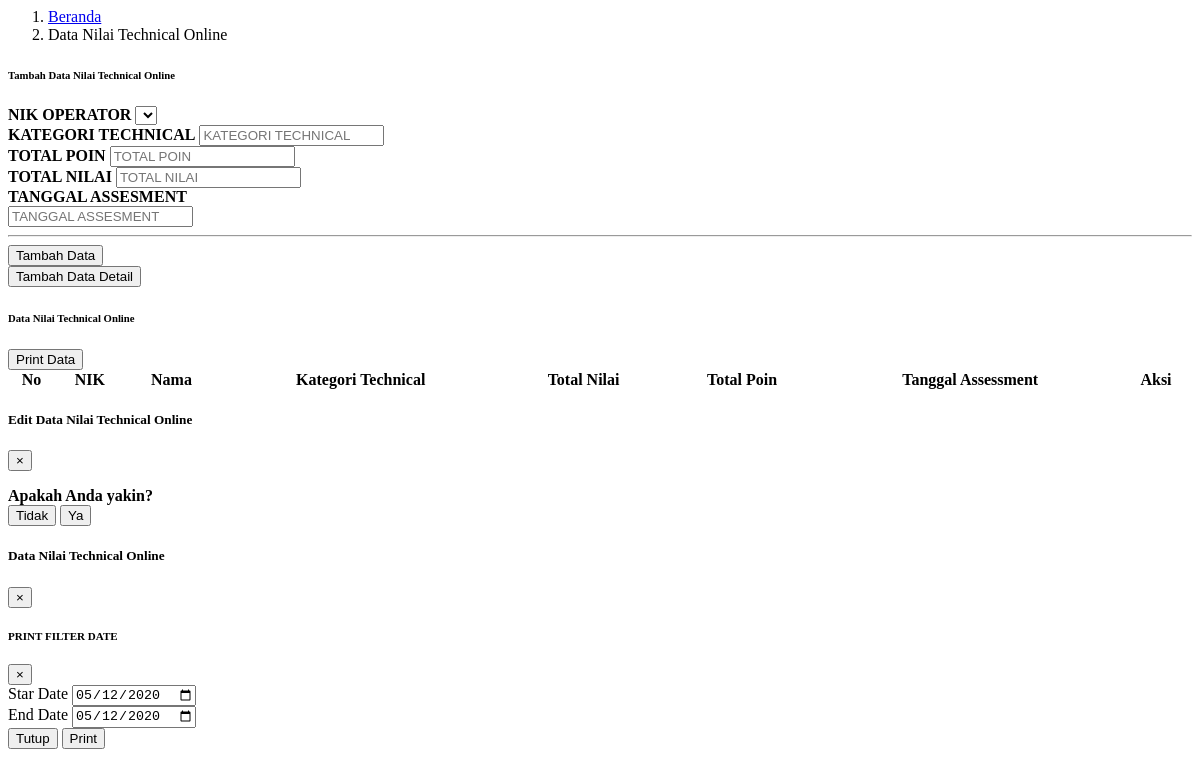
The app's page /module/admin/dataScore/dataScoreTechnical.php, older data.
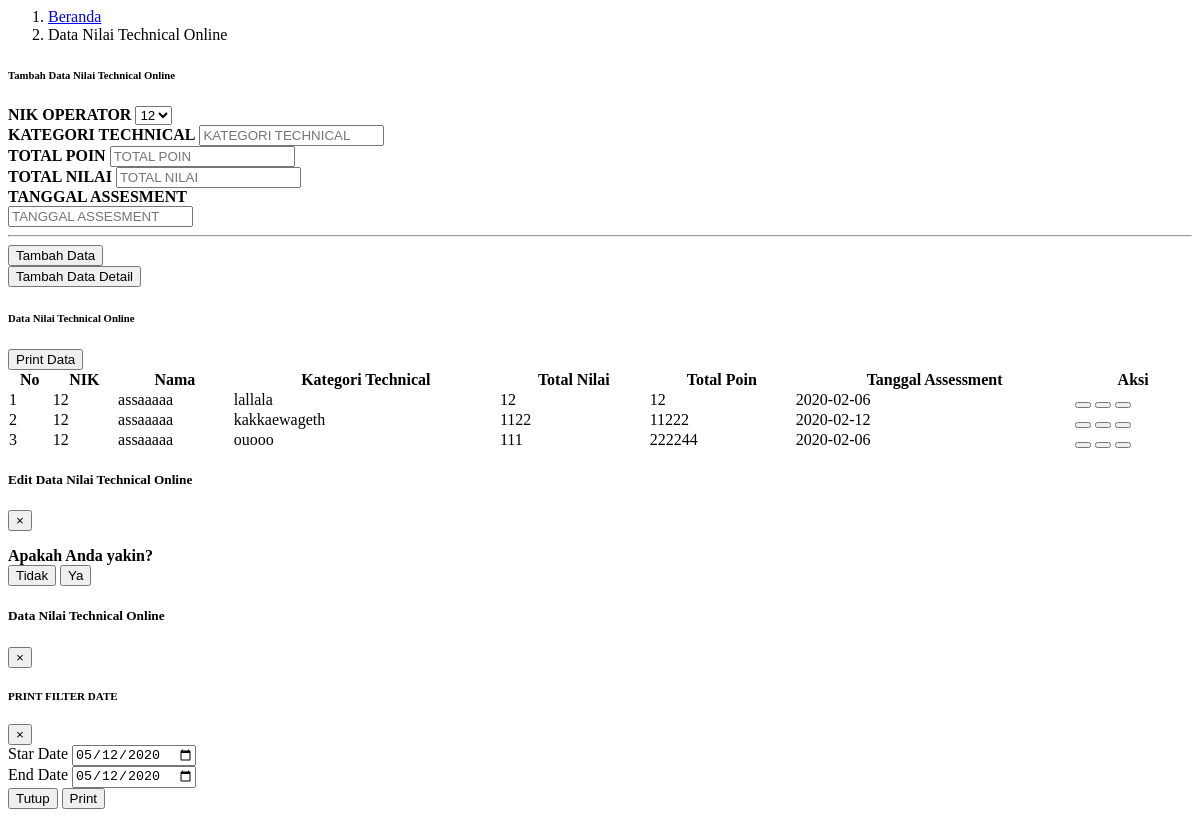
The same page, newer data.
### tables this page shows
CREATE TABLE `tabel_score_technical` (
  `id_score_technical` int(11) NOT NULL,
  `id_operator` int(11) NOT NULL,
  `kategori_technical` varchar(200) NOT NULL,
  `poin` int(15) NOT NULL,
  `nilai` int(11) NOT NULL,
  `tanggal_training` date NOT NULL
);

CREATE TABLE `tabel_operator` (
  `id_operator` int(30) NOT NULL,
  `id_user` int(11) NOT NULL,
  `id_jabatan` int(11) NOT NULL,
  `nama` varchar(50) NOT NULL,
  `nik` int(20) NOT NULL,
  `foto` text NOT NULL,
  `jenis_kelamin` enum('Laki-Laki','Perempuan') NOT NULL,
  `waktu_tambah` datetime NOT NULL,
  `waktu_edit` datetime NOT NULL
);

### process/proses_adminDataScoreTechnical.php (called while the page is built, shortened)
<?php
    function tampilOperator($con)
    {
        $tampilOperator="select * from tabel_operator";
        $resultTampilOperator=mysqli_query($con, $tampilOperator);
        return $resultTampilOperator;
    }
                ?>

### module/admin/dataScore/dataScoreTechnical.php (the view, shortened to what the changed rows need)
<?php
  include "../config/connection.php";
  include "../process/proses_adminDataScoreTechnical.php";
?>
<body>
    <div class="container-fluid" id="dataScore">
        <div class="card shadow mb-4">
            <div class="card-body">
                <form class="user" action="../process/proses_adminDataScoreTechnical.php?module=dataScoreTechnical&act=tambah" method="POST">
                    <div class="form-group row">
                        <div class="col-sm-12">
                            <label class="col-sm-6 small d-flex flex-column justify-content-center" for="nikTechnical" style="font-weight: bold">NIK OPERATOR</label>
                            <?php
                                $resultOperator = tampilOperator($con);
                            ?>
                            <select class="custom-select-karyawan my-1 mr-sm-2" name="nikTechnical">
                                <?php
                                    if(mysqli_num_rows($resultOperator) > 0){
                                        while($row = mysqli_fetch_assoc($resultOperator)){
                                            echo "<option value='".$row['id_operator']."'>".$row['nik']."</option>";
                                        }
                                    }
                                ?>
                            </select>
                        </div>
                    </div>
                </form>
            </div>
        </div>
        <div class="card shadow mb-4">
            <div class="card-body">
                <div class="table-responsive">
                    <table class="table table-bordered" id="dataTable" width="100%" cellspacing="0">
                        <thead>
                            <tr class="text-center">
                                <th>No</th>
                                <th>NIK</th>
                                <th>Nama</th>
                                <th>Kategori Technical</th>
                                <th>Total Nilai</th>
                                <th>Total Poin</th>
                                <th>Tanggal Assessment</th>
                                <th>Aksi</th>
                            </tr>
                        </thead>
                        <tbody>
                            <?php
                                $queryTampilData = "SELECT tst.*, tp.id_operator, tp.nik, tp.nama AS nama_operator FROM tabel_score_technical tst, tabel_operator tp WHERE tst.id_operator = tp.id_operator;
                                    ";
                                $resultTampilData = mysqli_query($con, $queryTampilData);
                                $index = 1;
                                if(mysqli_num_rows($resultTampilData) > 0){
                                    while($rowTampilData = mysqli_fetch_assoc($resultTampilData)){
                                        ?>
                                            <tr class="text-center" id-score-technical="<?php echo $rowTampilData["id_score_technical"] ?>">
                                                <td ><?php echo $index; ?></td>
                                                <td><?php echo $rowTampilData["nik"]; ?></td>
                                                <td><?php echo $rowTampilData["nama_operator"]; ?></td>
                                                <td><?php echo $rowTampilData["kategori_technical"]; ?></td>
                                                <td><?php echo $rowTampilData["poin"]; ?></td>
                                                <td><?php echo $rowTampilData["nilai"]; ?></td>
                                                <td><?php echo $rowTampilData["tanggal_training"]; ?></td>
                                                <td>
                                                    <button type="button" class="btn btn-warning info-dataScoreTechnical-admin mb-2 mb-sm-2" data-toggle="modal" data-target="#infoDataScoreTechnicalModal" id_scoreTechnicalInfo="<?php echo $rowTampilData["id_score_technical"];?>">
                                                    </button>
                                                    <button type="button" class="btn btn-primary edit-dataScoreTechnical-admin mb-2 mb-sm-2" data-toggle="modal" data-target="#editDataScoreTechnicalModal" id_scoreTechnicalEdit="<?php echo $rowTampilData["id_score_technical"];?>">
                                                    </button>
                                                    <button type="button" class="btn btn-danger hapus-dataScoreTechnical-admin mb-2 mb-sm-2" data-toggle="modal" data-target="#hapusDataScoreTechnicalModal" id_score_technical="<?php echo $rowTampilData["id_score_technical"];?>">
                                                    </button>
                                                </td>
                                            </tr>
                                        <?php
                                        $index++;
                                    }
                                    ?>
                                    <?php
                                }
                                else{
                                    ?>
                                    <?php
                                }
                            ?>
                        </tbody>
                    </table>
                </div>
            </div>
        </div>
    </div>
</body>

Row changes from the older to the newer data that the page shows:
added tabel_score_technical: id_operator.nik "12", id_operator.nama "assaaaaa", kategori_technical "lallala", poin "12", nilai "12", tanggal_training "2020-02-06"
added tabel_score_technical: id_operator.nik "12", id_operator.nama "assaaaaa", kategori_technical "kakkaewageth", poin "1122", nilai "11222", tanggal_training "2020-02-12"
added tabel_score_technical: id_operator.nik "12", id_operator.nama "assaaaaa", kategori_technical "ouooo", poin "111", nilai "222244", tanggal_training "2020-02-06"
Text that changed along with them:
form field nikTechnical: (not shown) → "12"
